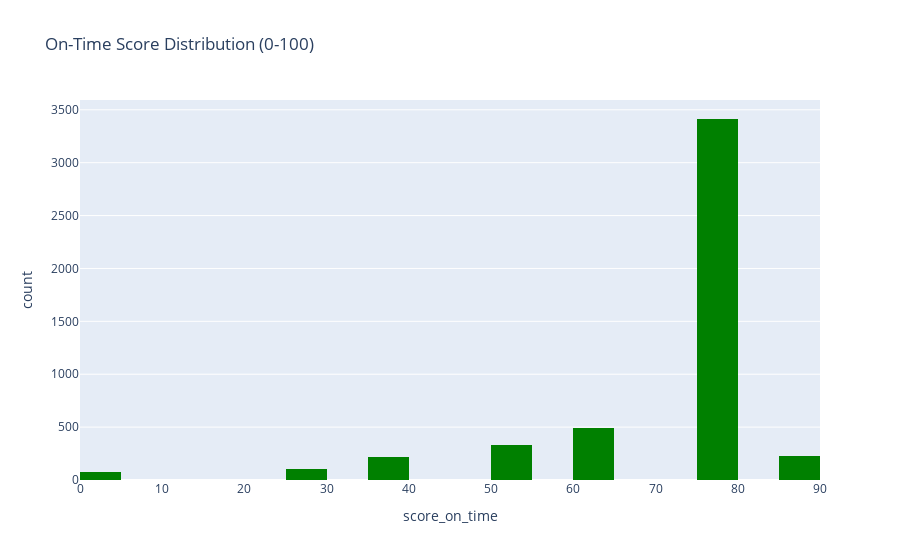

Source (notebook cell):
### Markdown cell above
<a id="components"></a>
## 3. Scoring Components

Each component is scored 0-100, where higher is better.

### Code cell
# Component 1: On-Time Score
# 0 delay = 100, 30+ min delay = 0
def calculate_on_time_score(delay_minutes):
    """Convert delay to 0-100 score. Early/on-time = high score."""
    delay = np.clip(delay_minutes.fillna(0), -10, 30)
    score = 100 - ((delay + 10) / 40 * 100)
    return np.clip(score, 0, 100)

completed['score_on_time'] = calculate_on_time_score(completed['pickup_delay_minutes'])

print("On-Time Score Distribution:")
print(completed['score_on_time'].describe())

fig = px.histogram(completed, x='score_on_time', nbins=30, 
                   title='On-Time Score Distribution (0-100)',
                   color_discrete_sequence=['green'])
fig.show()

### Figure 1 — Plotly figure (JSON) as saved in the notebook; plotly's stock layout.template omitted (floating-point values rounded to 4 significant figures; data arrays with more than 128 entries replaced by an {"elided": "..."} marker saying what was removed)
{"data": [{"bingroup": "x", "hovertemplate": "score_on_time=%{x}<br>count=%{y}<extra></extra>", "legendgroup": "", "marker": {"color": "green", "pattern": {"shape": ""}}, "name": "", "nbinsx": 30, "orientation": "v", "showlegend": false, "type": "histogram", "x": {"elided": "4853 float values"}, "xaxis": "x", "yaxis": "y"}], "layout": {"barmode": "relative", "legend": {"tracegroupgap": 0}, "title": {"text": "On-Time Score Distribution (0-100)"}, "xaxis": {"anchor": "y", "domain": [0, 1], "title": {"text": "score_on_time"}}, "yaxis": {"anchor": "x", "domain": [0, 1], "title": {"text": "count"}}}}
